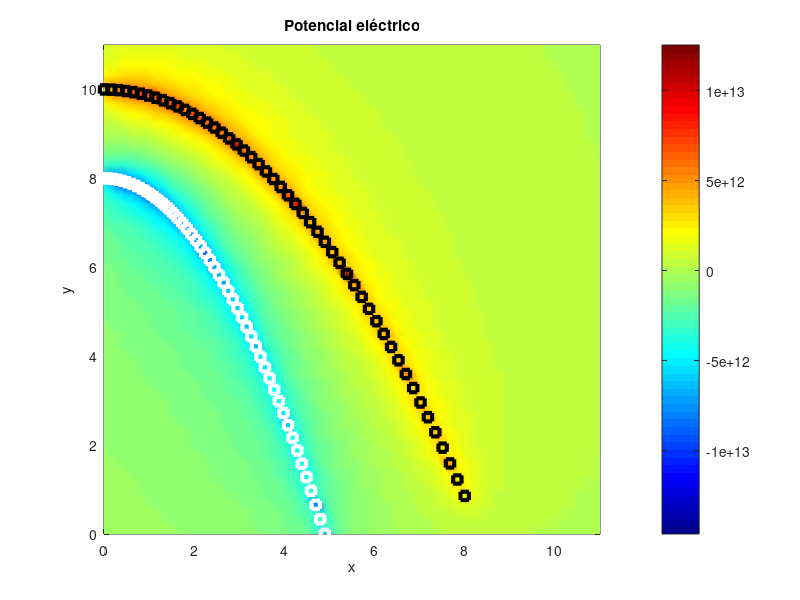
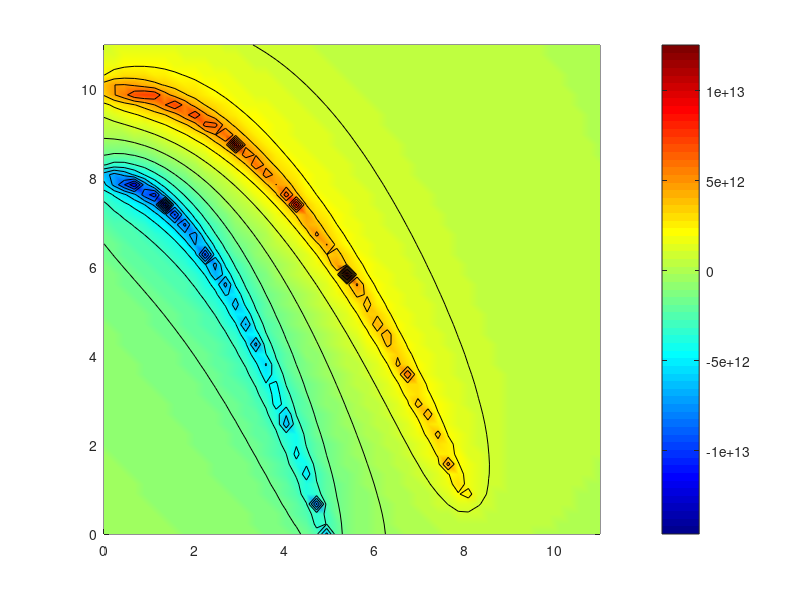

Write MATLAB code to recreate these figures, in order. (Note: this script raises an error after producing the figures.)
%Didier Aguilar
%Lenin Garnica
%Albert Constantino
%Mauricio Rodriguez

positive_plate_width = 8; negative_plate_width = 5;
space = 10; 
d_between_plates = 2; charges_quantity = 50;
Q = 1000; individual_charge = Q / charges_quantity; ke = 9e9;

points_in_space = 50;
x = linspace(0, space +1 , points_in_space);
y = linspace(0, space+1, points_in_space);

positive_x_positions = linspace(0, positive_plate_width, charges_quantity);
negative_x_positions = linspace(0, negative_plate_width, charges_quantity);
healty_positions_x = linspace(0,positive_plate_width,charges_quantity);

create_parabola = @(x,a,c) a .* x.^2 + c;
positive_y_positions = create_parabola(positive_x_positions, -1/7,10);
negative_y_positions = create_parabola(negative_x_positions, -1/3, -d_between_plates + 10);
healty_positions_y =  create_parabola(healty_positions_x, -1/5, -d_between_plates/2 + 10);

% %Potencial
V = zeros(points_in_space, points_in_space); % matriz del potencial
s = 1e-3;  % para evitar división por cero

for i = 1:charges_quantity
    for ix = 1:points_in_space
        for iy = 1:points_in_space
            rx = x(ix);
            ry = y(iy);

            % Potencial de carga positiva
            dxp = rx - positive_x_positions(i);
            dyp = ry - positive_y_positions(i);
            rp = sqrt(dxp^2 + dyp^2) + s;
            V(ix, iy) = V(ix, iy) + ke * individual_charge / rp;

            % Potencial de carga negativa
            dxn = rx - negative_x_positions(i);
            dyn = ry - negative_y_positions(i);
            rn = sqrt(dxn^2 + dyn^2) + s;
            V(ix, iy) = V(ix, iy) - ke * individual_charge / rn;
        end
    end
end
[X, Y] = meshgrid(x, y); % Malla para graficar

figure
pcolor(X, Y, V')  % Mapa de color del potencial
shading interp
colormap jet
colorbar
title('Potencial eléctrico')
xlabel('x')
ylabel('y')
xlim([x(1) x(end)])
ylim([y(1) y(end)])
hold on
plot(positive_x_positions, positive_y_positions, "ks", "LineWidth", 3)
plot(negative_x_positions, negative_y_positions, "ws", "LineWidth", 3)

%equipotenciales y campo
%Reutilizamos V y [X, Y] calculados en la parte de potencial
figure
pcolor(X, Y, V');
shading interp
colormap jet
colorbar
hold on
% Líneas equipotenciales gracias a la función contour (30)
contour(X, Y, V', 20, '-k', 'LineWidth', 0.5);

% Campo eléctrico usando la función "gradient" de matlab (gradiente de V)
[Ex, Ey] = gradient(-V');
streamslice(X, Y, Ex, Ey, 1, 'color', 'g'); % Líneas de flujo verdes
title('Líneas equipotenciales y Campo Eléctrico');
xlabel('x'); ylabel('y');
hold off;

%-------Blood cells 
figure;
hold on;
plot(positive_x_positions, positive_y_positions, "rs", "LineWidth", 3)
plot(negative_x_positions, negative_y_positions, "bs", "LineWidth", 3)
axis( [x(1) x(end) y(1) y(end)] )
%triangulo separador
fill([6 5.4 (6+5.4)/2], [1.5 1.5 2], 'k')

while true
answer = input("Ingrese 1 para continuar, 0 para salir ");
if answer == 0
    break
end
disp("Que tan enferma quiere ver la celula?")
rad_per = input("del 0 al 100% " + ...
    "...(ingresar numero sin %)");

if rad_per > 49
    rad= 1 *rad_per/100;
    dt=0.2; %time step im Arbitrary units
    qe=1e-6; %erythrocyte charges magnitude
    Q=1e-3; %Charge magnitude per electrode in C
    dq=Q/charges_quantity; %charge differential magnitude
    ymax = negative_y_positions(1) + d_between_plates/2;
    ymin = positive_y_positions(end);
    
    path=animatedline('LineWidth',2,'linestyle',':','Color','r' );
    dx=rad;
    xe=0; ye= ymax;
    vy=-1; vx=1.23;
    while ye>ymin+dx
        addpoints(path,xe,ye);
        head=scatter(xe,ye,100,'filled');
        drawnow
        for k=1:charges_quantity
            rnp=sqrt((xe-dx-positive_x_positions(k))^2+(ye- positive_y_positions (k))^2);
            rnn=sqrt((xe-dx-negative_x_positions(k))^2+(ye-negative_y_positions(k))^2);
            rpp=sqrt((xe-positive_x_positions(k))^2+(ye-positive_y_positions(k))^2);
            rpn=sqrt((xe-negative_x_positions(k))^2+(ye-negative_y_positions(k))^2);
            Fpp=ke*dq*qe/rpp^2;
            Fpn=ke*dq*qe/rpn^2;
            Fnp=ke*dq*qe/rnp^2;
            Fnn=ke*dq*qe/rnn^2;
    
            theta_pp = atan2(ye - positive_y_positions(k), xe - positive_x_positions(k));
            theta_pn = atan2(ye - negative_y_positions(k), xe - negative_x_positions(k));
            theta_np = atan2(ye - positive_y_positions(k), xe - dx - positive_x_positions(k));
            theta_nn = atan2(ye - negative_y_positions(k), xe - dx - negative_x_positions(k));
            Fx = Fpp * cos(theta_pp) + Fpn * cos(theta_pn) + Fnp * cos(theta_np) + Fnn * cos(theta_nn)*100;
        end
        a=Fx/1;
        vx=vx+a*dt;
        xe=xe+vx*dt+0.5*a*dt^2;
        ye=ye+dt*vy;
        if ye > ymin+dx
        delete(head);
        end
    end

else
healthy_path = animatedline('LineWidth', 2, 'LineStyle', ':', 'Color', 'g');
for k = 1:charges_quantity
    addpoints(healthy_path, healty_positions_x(k), healty_positions_y(k));
    head=scatter(healty_positions_x(k),healty_positions_y(k),100,'filled');
    drawnow;
    delete(head); 
end
end
end